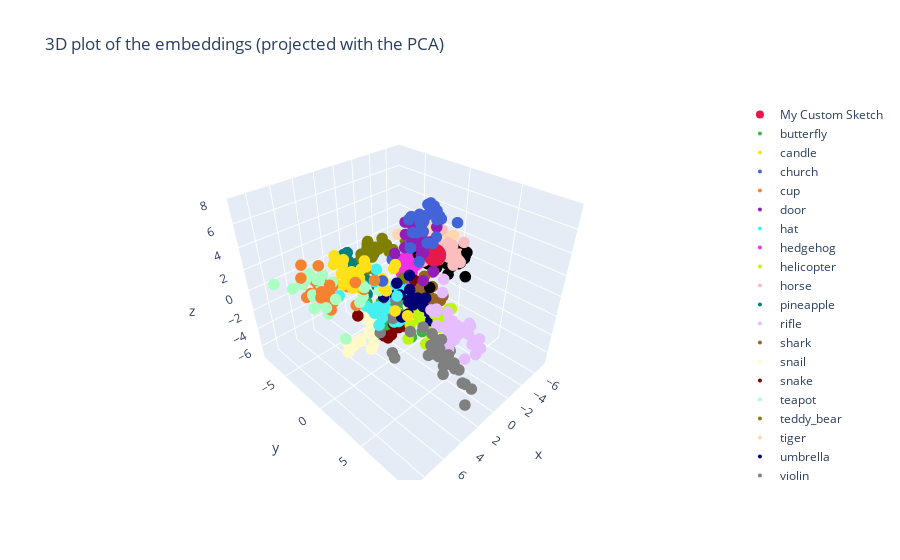

The notebook cell saved with this chart:
### Code cell
'''Correction '''
traces = []
fig = go.Figure()
for i, (category, coordinates) in enumerate(res.items()):
    if category == "My Custom Sketch":
        marker_size=8
    else:
        marker_size=4
    trace = go.Scatter3d(
        x=coordinates['x'],
        y=coordinates['y'],
        z=coordinates['z'],
        name=category,
        mode='markers',
        marker=dict(
            size=marker_size,
            color=colors[i],
        )
    )
    fig.add_trace(trace)
    fig.update_layout(title='3D plot of the embeddings (projected with the PCA)')
    
fig.show()
